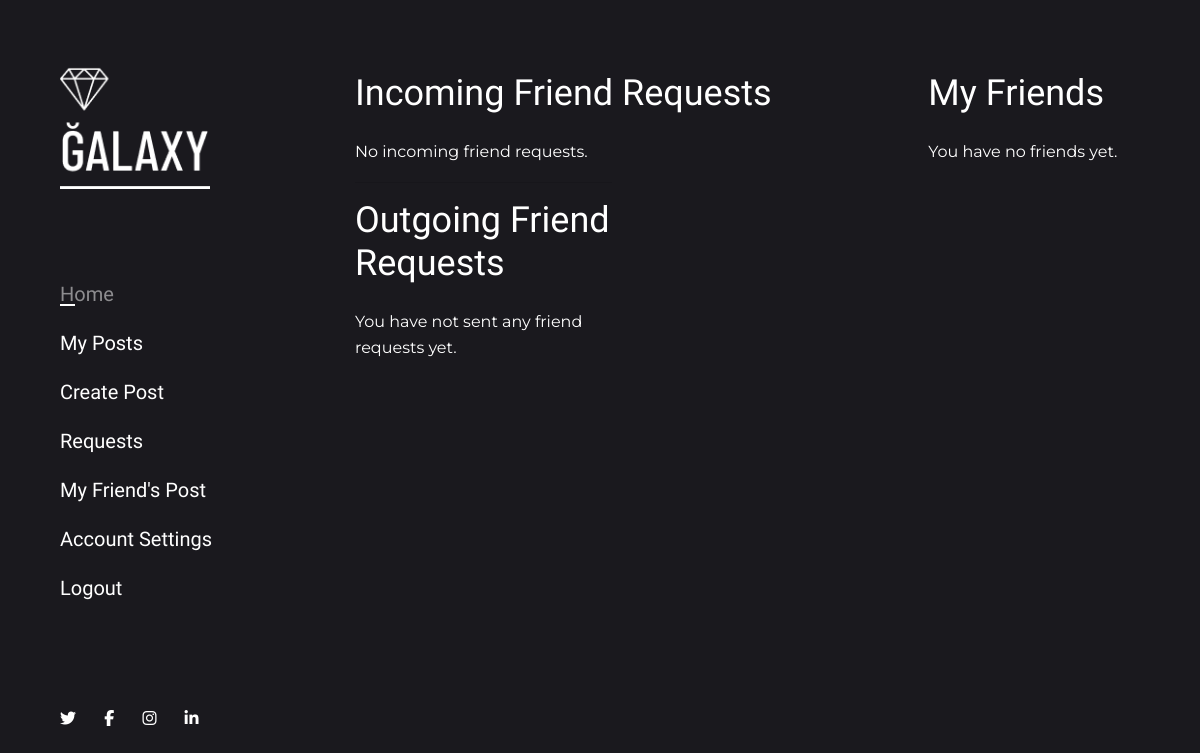
/friendship/incoming-requests (signed in), run on an earlier commit of the app's database.
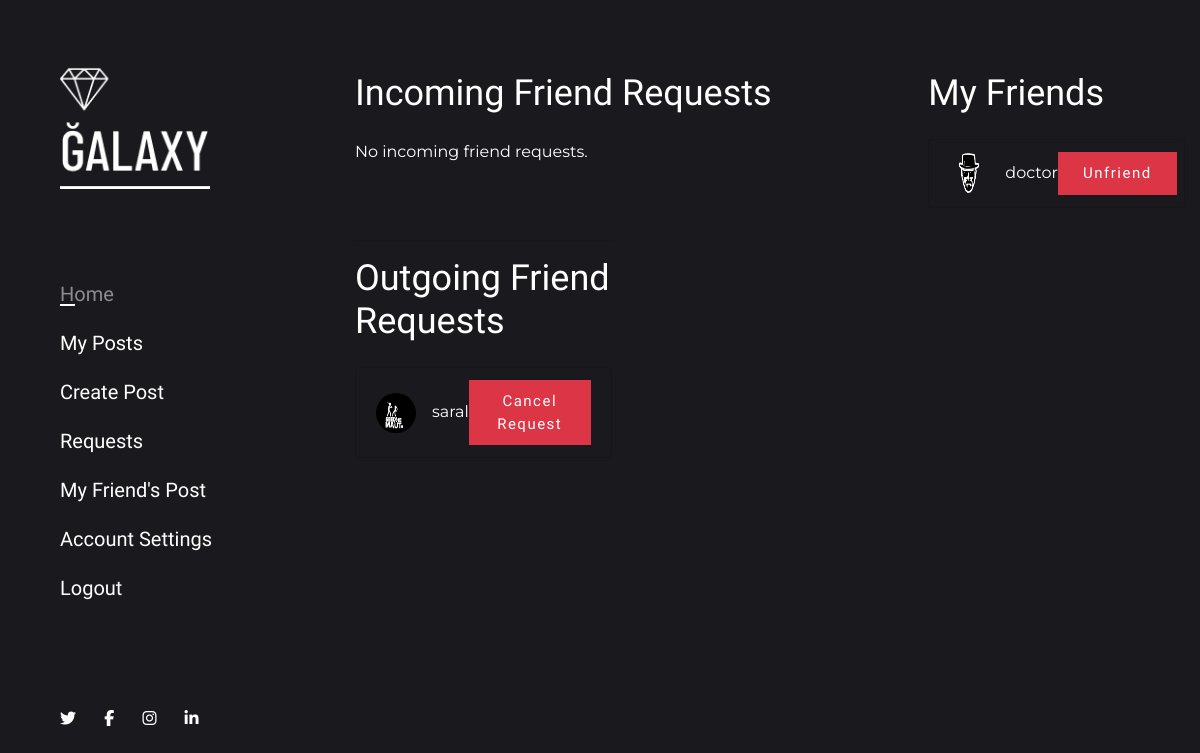
And on a later commit of the database.
### friendship/models.py (models this page shows, shortened)
class Friendship(models.Model):
    STATUS_CHOICES = [
        ('Pending', 'Pending'),
        ('Accepted', 'Accepted'),
        ('Rejected', 'Rejected'),
    ]
    user_from = models.ForeignKey(User, related_name='friendships_created', on_delete=models.CASCADE)
    user_to = models.ForeignKey(User, related_name='friendships_received', on_delete=models.CASCADE)
    created_at = models.DateTimeField(auto_now_add=True)
    status = models.CharField(max_length=10, choices=STATUS_CHOICES, default='Pending')
    class Meta:
        unique_together = ('user_from', 'user_to')

### core/models.py (models this page shows, shortened)
class Profile(models.Model):
    user = models.OneToOneField(User , on_delete=models.CASCADE)
    id_user = models.IntegerField()
    bio = models.CharField(max_length=100 , blank=True)
    profile_img = models.ImageField(upload_to='profile' , default='default.jpeg')
    location = models.CharField(max_length=50 , blank=True)

### friendship/views.py (the view)
# urls.py: path('incoming-requests' , views.incoming_requests , name='incoming-requests'),
def incoming_requests(request):
    all_requests = Friendship.objects.filter(user_to = request.user , status = 'Pending')
    outgoing_requests = Friendship.objects.filter(user_from = request.user , status = 'Pending')
    my_friends = Friendship.objects.filter(
        (Q(user_from=request.user) | Q(user_to=request.user)),
        status='Accepted'
    )
    context ={
        'all_requests': all_requests,
        'my_friends': my_friends,
        'outgoing_requests': outgoing_requests,
    }
    return render(request , 'friendship/incoming-requests.html', context)

### templates/friendship/incoming-requests.html (shortened to what the changed rows need)
{% extends 'base.html' %}
{% load static %}
{% block content %}
<section class="d-flex">
    <div class="main-content w-100">
        <div class="container pt-4 mt-5">
            <div class="row justify-content-between">
                <div class="col-lg-7">
                    <h2 class="text-white mb-4">Incoming Friend Requests</h2>
                </div>
                <div class="col-lg-4">
                    <h2 class="text-white mb-4">My Friends</h2>
                    {% if my_friends %}
                        <ul class="list-group">
                            {% for friend in my_friends %}
                                <li class="list-group-item bg-transparent text-white d-flex justify-content-between align-items-center mb-3">
                                    <div class="d-flex align-items-center">
                                        {% if friend.user_from == request.user %}
                                            <img src="{{ friend.user_to.profile.profile_img.url }}" class="rounded-circle mr-3" width="40" height="40">
                                            <span>{{ friend.user_to.username }}</span>
                                        {% else %}
                                            <img src="{{ friend.user_from.profile.profile_img.url }}" class="rounded-circle mr-3" width="40" height="40">
                                            <span>{{ friend.user_from.username }}</span>
                                        {% endif %}
                                    </div>
                                    {% if friend.user_from == request.user %}
                                    <a href="{% url 'remove-friend' friend.user_to.id %}" class="btn btn-danger btn-sm">Unfriend</a>
                                    {% else %}
                                    <a href="{% url 'remove-friend' friend.user_from.id %}" class="btn btn-danger btn-sm">Unfriend</a>
                                    {% endif %}
                                </li>
                            {% endfor %}
                        </ul>
                    {% else %}
                        <p class="text-white">You have no friends yet.</p>
                    {% endif %}
                </div>
                <div class="col-lg-4">
                    <hr style="color: rgb(2, 133, 248);">
                    <h2 class="text-white mb-4">Outgoing Friend Requests</h2>
                    {% if outgoing_requests %}
                        <ul class="list-group">
                            {% for req in outgoing_requests %}
                                <li class="list-group-item bg-transparent text-white d-flex justify-content-between align-items-center mb-3">
                                    <div class="d-flex align-items-center">
                                        <img src="{{ req.user_to.profile.profile_img.url }}" class="rounded-circle mr-3" width="40" height="40">
                                        <span>{{ req.user_to.username }}</span>
                                    </div>
                                    <a href="{% url 'add-friend' req.user_to.id %}" class="btn btn-danger btn-sm">Cancel Request</a>
                                </li>
                            {% endfor %}
                        </ul>
                    {% else %}
                        <p class="text-white">You have not sent any friend requests yet.</p>
                    {% endif %}
                </div>
            </div>
        </div>
    </div>
</section>
{% endblock content %}

What changed in the data, as far as the page shows it:
added Friendship: user_from.profile.profile_img (picture), user_from.username "doctor", shows "Unfriend", shown under "My Friends"
added Friendship: user_to.profile.profile_img (picture), user_to.username "saral", shown under "Outgoing Friend Requests"
Also different on the page:
text no longer shown: "You have no friends yet. You have not sent any friend requests yet."
